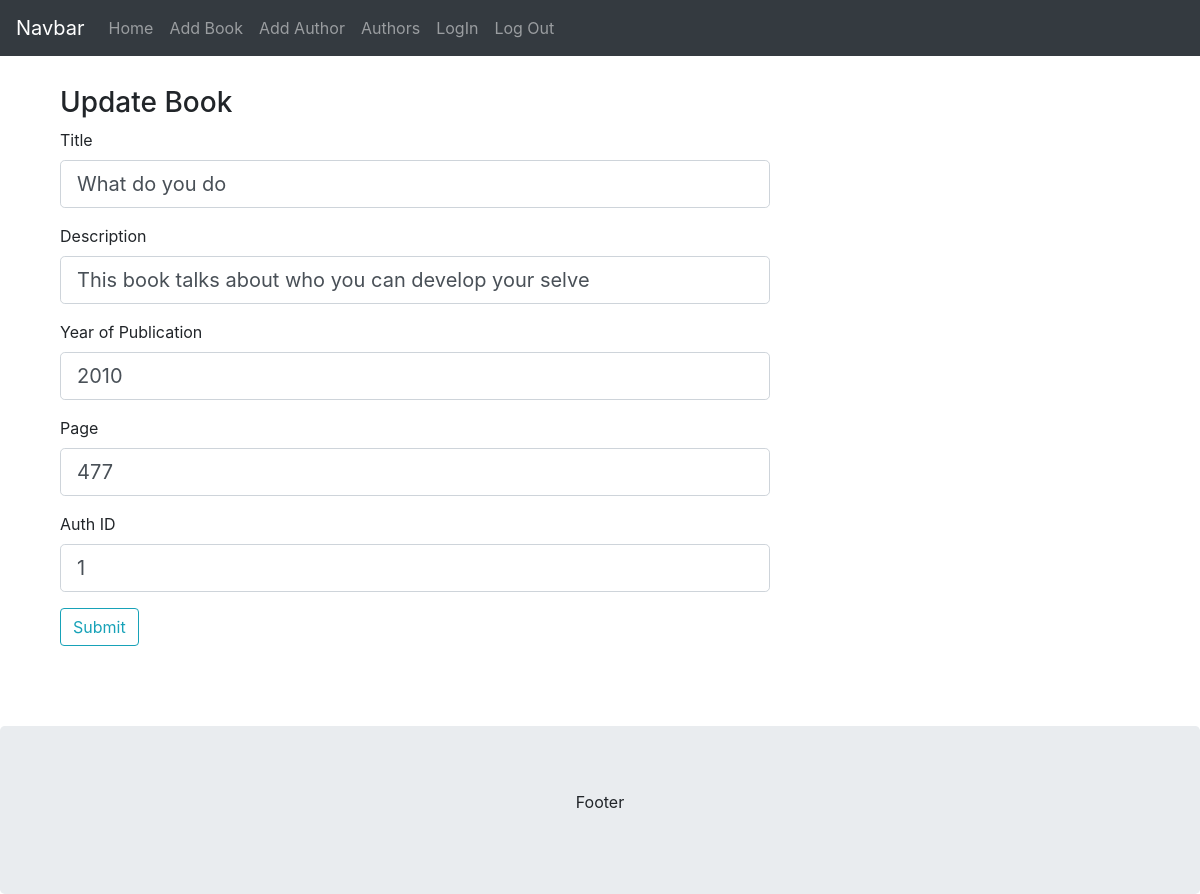
Page /admin/1/update on the committed database.
### app/models.py (models this page shows)
class Books(db.Model):
    id = db.Column(db.Integer, primary_key=True) # primary keys are required by SQLAlchemy
    title = db.Column(db.String(100))
    des = db.Column(db.String(100))
    page = db.Column(db.String())
    pub_year = db.Column(db.String())
    Auth_id = db.Column(db.Integer, db.ForeignKey('auth.id'), nullable=False)

### app/admin/routes.py (the view, shortened to what this page needs)
@admin.route("/<int:book_id>/update", methods=['GET', 'POST'])
def update_book(book_id):
    book = Books.query.get_or_404(book_id)
    form = AddBook(request.form)
    form.title.data  = book.title
    form.des.data = book.des
    form.page.data = book.page
    form.pub_year.data = book.pub_year
    form.Auth_id.data = book.Auth_id
    return  render_template('add_book.html' , form=form ,  title='Update Book')

### app/admin/forms.py
class AddBook(Form):
    title = StringField('Title', [validators.DataRequired()])
    des = StringField('Description', [validators.DataRequired()])
    page = StringField('Page', [validators.DataRequired()])
    pub_year = StringField('Year of Publication', [validators.DataRequired()])
    Auth_id = StringField('Auth ID', [validators.DataRequired()])
    submit = SubmitField('Submit')

### app/templates/add_book.html
{% extends "layout.html" %}
{% block body %}
<h3> {{ title }} </h3>
<form method="POST">
  <div class="form-group">
    {{ form.title.label(class="form-control-label") }}
    {% if form.title.errors %}
        {{ form.title(class="form-control form-control-lg is-invalid") }}
        <div class="invalid-feedback">
            {% for error in form.title.errors %}
                <span>{{ error }}</span>
            {% endfor %}
        </div>
    {% else %}
        {{ form.title(class="form-control form-control-lg") }}
    {% endif %}
  </div>
  <div class="form-group">
    {{ form.des.label(class="form-control-label") }}
    {% if form.des.errors %}
        {{ form.des(class="form-control form-control-lg is-invalid") }}
        <div class="invalid-feedback">
            {% for error in form.des.errors %}
                <span>{{ error }}</span>
            {% endfor %}
        </div>
    {% else %}
        {{ form.des(class="form-control form-control-lg") }}
    {% endif %}
  </div>
  <div class="form-group">
    {{ form.pub_year.label(class="form-control-label") }}
    {% if form.pub_year.errors %}
        {{ form.pub_year(class="form-control form-control-lg is-invalid") }}
        <div class="invalid-feedback">
            {% for error in form.pub_year.errors %}
                <span>{{ error }}</span>
            {% endfor %}
        </div>
    {% else %}
        {{ form.pub_year(class="form-control form-control-lg") }}
    {% endif %}
  </div>
  <div class="form-group">
    {{ form.page.label(class="form-control-label") }}
    {% if form.page.errors %}
        {{ form.page(class="form-control form-control-lg is-invalid") }}
        <div class="invalid-feedback">
            {% for error in form.page.errors %}
                <span>{{ error }}</span>
            {% endfor %}
        </div>
    {% else %}
        {{ form.page(class="form-control form-control-lg") }}
    {% endif %}
  </div>
  <div class="form-group">
    {{ form.Auth_id.label(class="form-control-label") }}
    {% if form.Auth_id.errors %}
        {{ form.Auth_id(class="form-control form-control-lg is-invalid") }}
        <div class="invalid-feedback">
            {% for error in form.Auth_id.errors %}
                <span>{{ error }}</span>
            {% endfor %}
        </div>
    {% else %}
        {{ form.Auth_id(class="form-control form-control-lg") }}
    {% endif %}
  </div>
  <div class="form-group">
    {{ form.submit(class="btn btn-outline-info") }}
  </div>
  </form>
{% endblock %}

### rows in the picture
Books: title "What do you do", des "This book talks about who you can develop your selve", pub_year "2010", page "477", Auth_id "1"

### other values in the picture
{{ title }} "Update Book"
